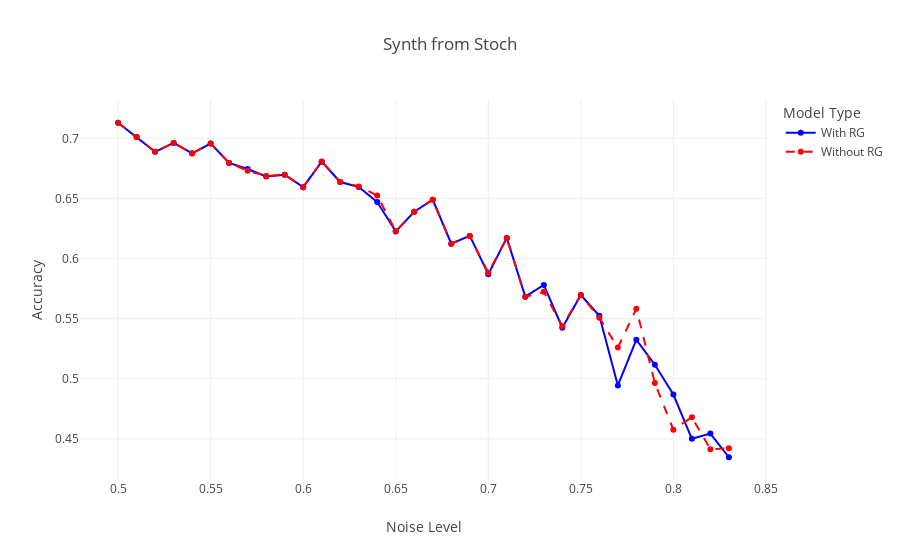

Here is the notebook cell this chart was saved with:
### Code cell
accuracies = [v[0] for v in results_measures[0].values()]
accuracies_not_mat = [v[0] for v in results_measures[1].values()]
noise_levels_bar = [float(x) for x in noise_levels]

fig = go.Figure()

fig.add_trace(go.Scatter(x=noise_levels_bar, y=accuracies, mode='lines+markers', name='With RG',
                         line=dict(color='blue', dash='solid')))
fig.add_trace(go.Scatter(x=noise_levels_bar, y=accuracies_not_mat, mode='lines+markers', name='Without RG',
                         line=dict(color='red', dash='dash')))

fig.update_layout(title='Synth from Stoch',
                  xaxis_title='Noise Level',
                  yaxis_title='Accuracy',
                  legend_title='Model Type')

fig.show()

### Figure 1 — Plotly figure (JSON) as saved in the notebook; plotly's stock layout.template omitted (floating-point values rounded to 4 significant figures)
{"data": [{"line": {"color": "blue", "dash": "solid"}, "mode": "lines+markers", "name": "With RG", "x": [0.5, 0.51, 0.52, 0.53, 0.54, 0.55, 0.56, 0.57, 0.58, 0.59, 0.6, 0.61, 0.62, 0.63, 0.64, 0.65, 0.66, 0.67, 0.68, 0.69, 0.7, 0.71, 0.72, 0.73, 0.74, 0.75, 0.76, 0.77, 0.78, 0.79, 0.8, 0.81, 0.82, 0.83], "y": [0.7129, 0.701, 0.6888, 0.6961, 0.6875, 0.6957, 0.6795, 0.6745, 0.6682, 0.6698, 0.6594, 0.6805, 0.6636, 0.6595, 0.647, 0.6226, 0.6389, 0.6489, 0.6123, 0.6188, 0.587, 0.6172, 0.5682, 0.5781, 0.5424, 0.5696, 0.5524, 0.4944, 0.5325, 0.5116, 0.4869, 0.45, 0.4544, 0.4347], "type": "scatter"}, {"line": {"color": "red", "dash": "dash"}, "mode": "lines+markers", "name": "Without RG", "x": [0.5, 0.51, 0.52, 0.53, 0.54, 0.55, 0.56, 0.57, 0.58, 0.59, 0.6, 0.61, 0.62, 0.63, 0.64, 0.65, 0.66, 0.67, 0.68, 0.69, 0.7, 0.71, 0.72, 0.73, 0.74, 0.75, 0.76, 0.77, 0.78, 0.79, 0.8, 0.81, 0.82, 0.83], "y": [0.7129, 0.701, 0.6888, 0.6961, 0.6874, 0.6957, 0.6795, 0.6729, 0.6687, 0.6698, 0.6594, 0.6807, 0.6636, 0.6599, 0.6524, 0.6227, 0.639, 0.6489, 0.6123, 0.6187, 0.5881, 0.6171, 0.5681, 0.5723, 0.5436, 0.5696, 0.5508, 0.5259, 0.5582, 0.4964, 0.4576, 0.468, 0.4414, 0.4421], "type": "scatter"}], "layout": {"title": {"text": "Synth from Stoch"}, "xaxis": {"title": {"text": "Noise Level"}}, "yaxis": {"title": {"text": "Accuracy"}}, "legend": {"title": {"text": "Model Type"}}}}
